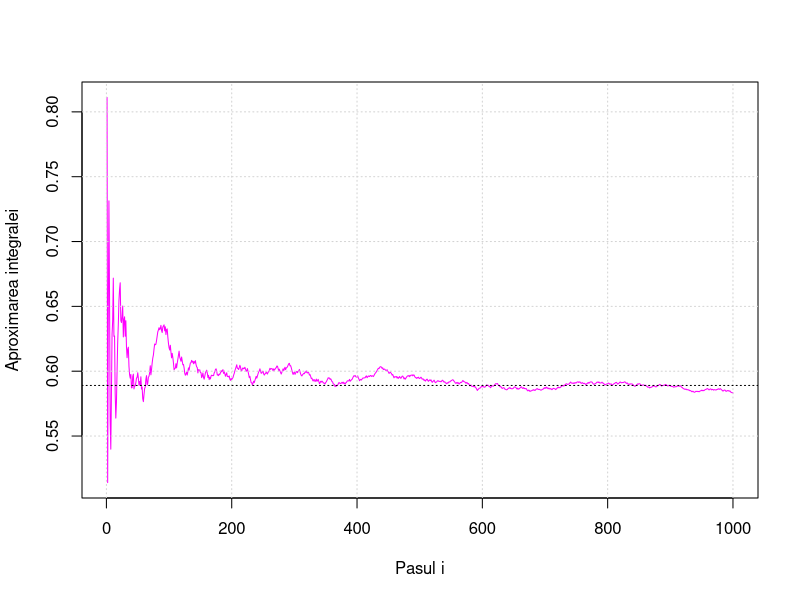

Reproduce this figure in R.
#Proiect
#exercitiul 3
n = 1000
#functia h, a carei integrala vrem sa o aproximam
h = function(x) {
  return ( (1-x^2)^(3/2) )
}
s = 0    #observatiile
int = c() 
int[0] = 0
for( i in 1:n) {
  x = runif(1,0,1)            #generam cate o observatie
  s = s + h(x) 
  int[i] = s/i                #aici calculam integrala la fiecare iteratie(pentru fiecare observatie)
}
MonteCarlo = s/n              #aproximarea finala a integralei
plot(int, type = "l",         #se vede mai frumos cu linii decat cu puncte :) 
     col = "magenta",
     xlab = " Pasul i ",
     ylab = "Aproximarea integralei")
grid( nx = NULL,
      col = "lightgray",
      equilogs = TRUE)
abline(h = 0.589, lty = "dotted")      #valoarea analitica

